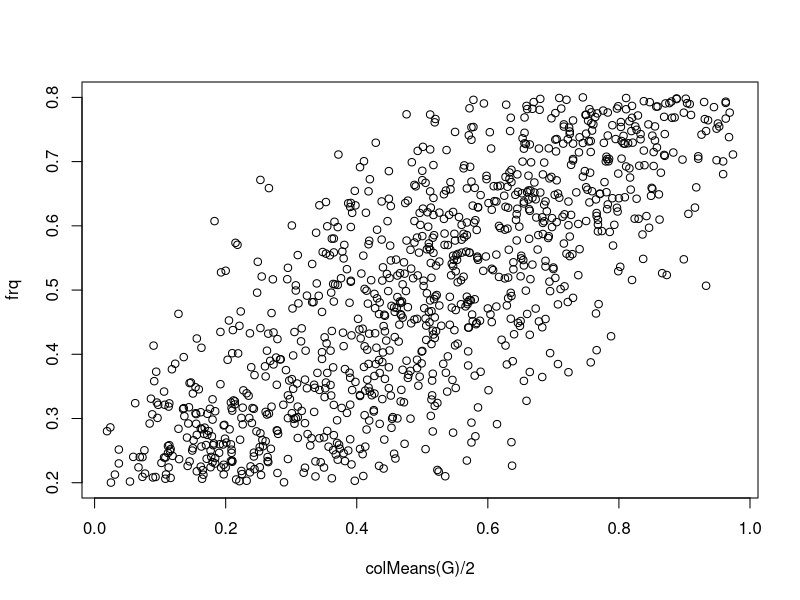
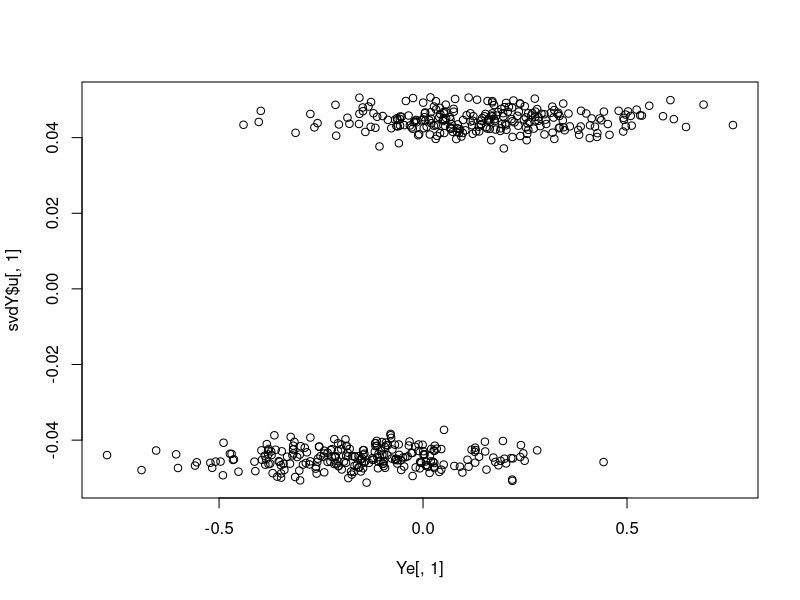

These charts were generated, in order, by the following R code:
#row dimension vs column dimension
RD=0

m=1000
n1=250
n2=250
n=n1+n2

fst=0.2
frq=runif(m, 0.2, 0.8)

frq1=rbeta(m, frq*(1-fst)/fst, (1-frq)*(1-fst)/fst)
G1=matrix(rbinom(n1*m, 2, frq1), n1, m, byrow = T)
frq2=rbeta(m, frq*(1-fst)/fst, (1-frq)*(1-fst)/fst)
G2=matrix(rbinom(n2*m, 2, frq2), n2, m, byrow = T)

G=rbind(G1, G2)
plot(colMeans(G)/2, frq)

if(RD==1) {
  Y=t(scale(G))
} else {
  Y=scale(G)
}
yy=t(Y)%*%Y/ncol(Y)

eY=eigen(yy)
svdY=svd(Y)
k=10

C0=matrix(rnorm(nrow(Y)*k), nrow(Y), k)
for(i in 1:5) {
  #E-step
  inv_CC=solve(t(C0)%*%C0)
  X=inv_CC%*%t(C0)%*%Y
  
  #M-step
  XXt=X%*%t(X)
  inv_XXt=solve(XXt)
  C1=Y%*%t(X)%*%inv_XXt
  print(cor(C1[,1], C0[,1]))
  C0=C1
}
Ye=C0%*%X
plot(Ye[,1], svdY$u[,1])
